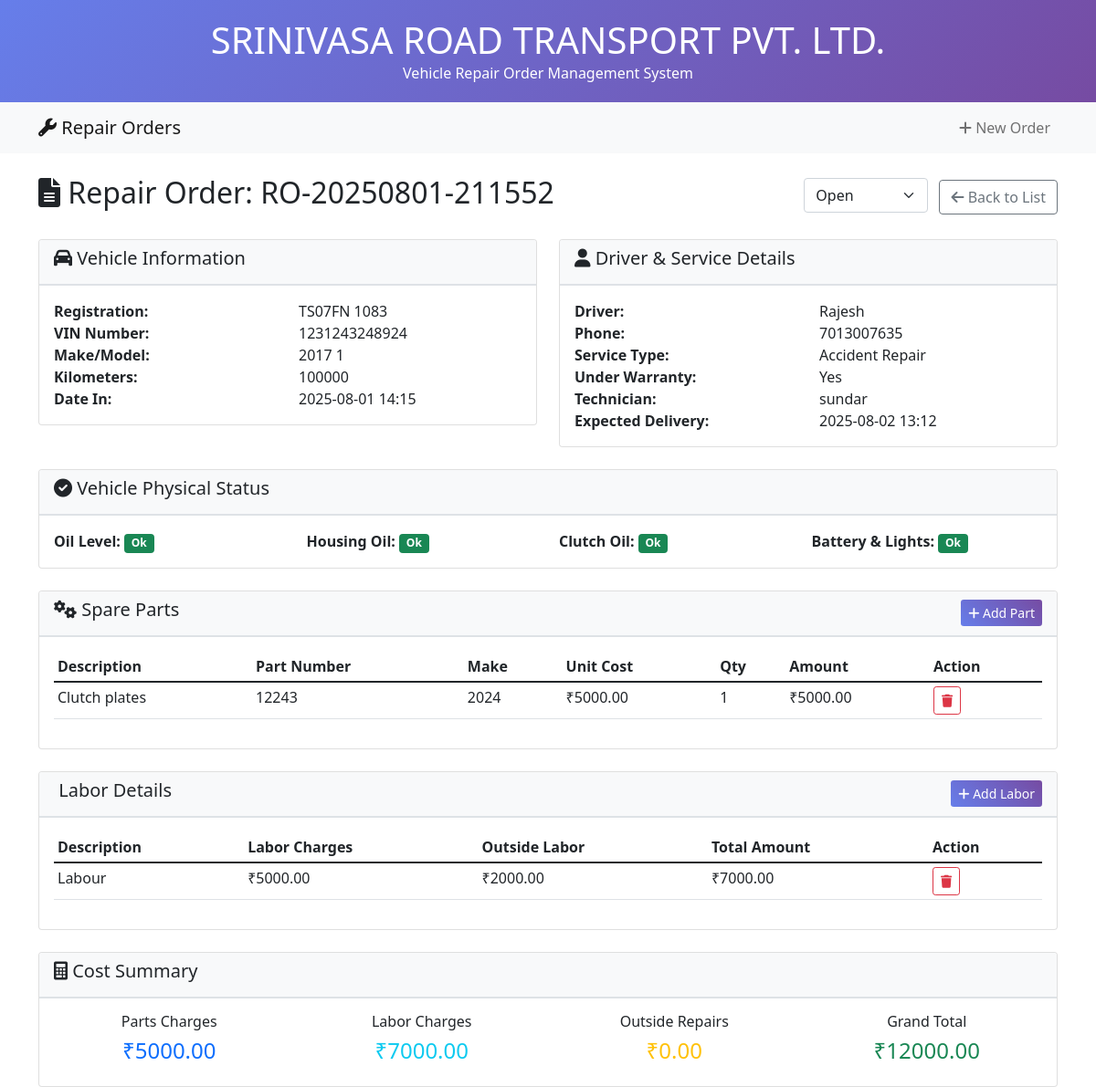
Page /order/1 on the committed database.
### tables this page shows
CREATE TABLE repair_orders (
        id INTEGER PRIMARY KEY AUTOINCREMENT,
        order_number TEXT UNIQUE,
        reg_number TEXT,
        vin_number TEXT,
        kms INTEGER,
        vehicle_in_date TEXT,
        vehicle_in_time TEXT,
        make TEXT,
        model TEXT,
        driver_name TEXT,
        phone_number TEXT,
        vehicle_came_from_site TEXT,
        site_incharge_name TEXT,
        driver_permanent TEXT,
        road_test_along TEXT,
        service_type TEXT,
        under_warranty TEXT,
        repair_estimation_cost REAL,
        expected_delivery_date TEXT,
        expected_delivery_time TEXT,
        allotted_technician TEXT,
        created_at TEXT,
        status TEXT DEFAULT 'Open'
    );

CREATE TABLE vehicle_checks (
        id INTEGER PRIMARY KEY AUTOINCREMENT,
        order_id INTEGER,
        oil_level TEXT,
        housing_oil_level TEXT,
        clutch_oil_level TEXT,
        battery_lights_check TEXT,
        general_checks_done TEXT,
        stepney_condition TEXT,
        steering_oil_level TEXT,
        other_oil_leakages TEXT,
        tyres_stepney_condition TEXT,
        FOREIGN KEY (order_id) REFERENCES repair_orders (id)
    );

CREATE TABLE spare_parts (
        id INTEGER PRIMARY KEY AUTOINCREMENT,
        order_id INTEGER,
        part_description TEXT,
        part_number TEXT,
        make TEXT,
        unit_cost REAL,
        quantity INTEGER,
        amount REAL,
        FOREIGN KEY (order_id) REFERENCES repair_orders (id)
    );

CREATE TABLE labor_details (
        id INTEGER PRIMARY KEY AUTOINCREMENT,
        order_id INTEGER,
        description TEXT,
        labor_charges REAL,
        outside_labor REAL,
        amount REAL,
        FOREIGN KEY (order_id) REFERENCES repair_orders (id)
    );

### app.py (the view)
@app.route('/order/<int:order_id>')
def view_order(order_id):
    conn = sqlite3.connect('repair_orders.db')
    c = conn.cursor()
    c.execute('SELECT * FROM repair_orders WHERE id = ?', (order_id,))
    order = c.fetchone()
    if not order:
        flash('Order not found!', 'error')
        return redirect(url_for('index'))
    c.execute('SELECT * FROM spare_parts WHERE order_id = ?', (order_id,))
    spare_parts = c.fetchall()
    c.execute('SELECT * FROM labor_details WHERE order_id = ?', (order_id,))
    labor_details = c.fetchall()
    c.execute('SELECT * FROM vehicle_checks WHERE order_id = ?', (order_id,))
    vehicle_checks = c.fetchone()
    conn.close()
    return render_template('view_order.html', order=order, spare_parts=spare_parts,
                         labor_details=labor_details, vehicle_checks=vehicle_checks)

### templates/view_order.html (shortened to what this page needs)
{% extends "base.html" %}
{% block content %}
<div class="d-flex justify-content-between align-items-center mb-4">
    <h2><i class="fas fa-file-alt"></i> Repair Order: {{ order[1] }}</h2>
    <div>
        <form method="POST" action="{{ url_for('update_status', order_id=order[0]) }}" class="d-inline">
            <select name="status" class="form-select d-inline-block w-auto me-2" onchange="this.form.submit()">
                <option value="Open" {{ 'selected' if order[22] == 'Open' else '' }}>Open</option>
            </select>
        </form>
        <a href="{{ url_for('index') }}" class="btn btn-outline-secondary">
            <i class="fas fa-arrow-left"></i> Back to List
        </a>
    </div>
</div>
<div class="row">
    <div class="col-md-6">
        <div class="card mb-4">
            <div class="card-header">
                <h5><i class="fas fa-car"></i> Vehicle Information</h5>
            </div>
            <div class="card-body">
                <div class="row">
                    <div class="col-6"><strong>Registration:</strong></div>
                    <div class="col-6">{{ order[2] }}</div>
                </div>
                <div class="row">
                    <div class="col-6"><strong>VIN Number:</strong></div>
                    <div class="col-6">{{ order[3] or 'N/A' }}</div>
                </div>
                <div class="row">
                    <div class="col-6"><strong>Make/Model:</strong></div>
                    <div class="col-6">{{ order[7] }} {{ order[8] }}</div>
                </div>
                <div class="row">
                    <div class="col-6"><strong>Kilometers:</strong></div>
                    <div class="col-6">{{ order[4] or 'N/A' }}</div>
                </div>
                <div class="row">
                    <div class="col-6"><strong>Date In:</strong></div>
                    <div class="col-6">{{ order[5] }} {{ order[6] }}</div>
                </div>
            </div>
        </div>
    </div>
    <div class="col-md-6">
        <div class="card mb-4">
            <div class="card-header">
                <h5><i class="fas fa-user"></i> Driver & Service Details</h5>
            </div>
            <div class="card-body">
                <div class="row">
                    <div class="col-6"><strong>Driver:</strong></div>
                    <div class="col-6">{{ order[9] }}</div>
                </div>
                <div class="row">
                    <div class="col-6"><strong>Phone:</strong></div>
                    <div class="col-6">{{ order[10] or 'N/A' }}</div>
                </div>
                <div class="row">
                    <div class="col-6"><strong>Service Type:</strong></div>
                    <div class="col-6">{{ order[15] or 'N/A' }}</div>
                </div>
                <div class="row">
                    <div class="col-6"><strong>Under Warranty:</strong></div>
                    <div class="col-6">{{ order[16] or 'N/A' }}</div>
                </div>
                <div class="row">
                    <div class="col-6"><strong>Technician:</strong></div>
                    <div class="col-6">{{ order[20] or 'N/A' }}</div>
                </div>
                <div class="row">
                    <div class="col-6"><strong>Expected Delivery:</strong></div>
                    <div class="col-6">{{ order[18] or 'N/A' }} {{ order[19] or '' }}</div>
                </div>
            </div>
        </div>
    </div>
</div>
{% if vehicle_checks %}
<div class="card mb-4">
    <div class="card-header">
        <h5><i class="fas fa-check-circle"></i> Vehicle Physical Status</h5>
    </div>
    <div class="card-body">
        <div class="row">
            <div class="col-md-3">
                <strong>Oil Level:</strong>
                <span class="badge bg-{{ 'success' if vehicle_checks[2] == 'Ok' else 'danger' if vehicle_checks[2] == 'Not Ok' else 'secondary' }}">
                    {{ vehicle_checks[2] or 'N/A' }}
                </span>
            </div>
            <div class="col-md-3">
                <strong>Housing Oil:</strong>
                <span class="badge bg-{{ 'success' if vehicle_checks[3] == 'Ok' else 'danger' if vehicle_checks[3] == 'Not Ok' else 'secondary' }}">
                    {{ vehicle_checks[3] or 'N/A' }}
                </span>
            </div>
            <div class="col-md-3">
                <strong>Clutch Oil:</strong>
                <span class="badge bg-{{ 'success' if vehicle_checks[4] == 'Ok' else 'danger' if vehicle_checks[4] == 'Not Ok' else 'secondary' }}">
                    {{ vehicle_checks[4] or 'N/A' }}
                </span>
            </div>
            <div class="col-md-3">
                <strong>Battery & Lights:</strong>
                <span class="badge bg-{{ 'success' if vehicle_checks[5] == 'Ok' else 'danger' if vehicle_checks[5] == 'Not Ok' else 'secondary' }}">
                    {{ vehicle_checks[5] or 'N/A' }}
                </span>
            </div>
        </div>
    </div>
</div>
{% endif %}
<div class="card mb-4">
    <div class="card-header d-flex justify-content-between align-items-center">
        <h5><i class="fas fa-cogs"></i> Spare Parts</h5>
        <button class="btn btn-sm btn-custom" data-bs-toggle="modal" data-bs-target="#addPartModal">
            <i class="fas fa-plus"></i> Add Part
        </button>
    </div>
    <div class="card-body">
        {% if spare_parts %}
            <div class="table-responsive">
                <table class="table table-sm">
                    <thead>
                        <tr>
                            <th>Description</th>
                            <th>Part Number</th>
                            <th>Make</th>
                            <th>Unit Cost</th>
                            <th>Qty</th>
                            <th>Amount</th>
                            <th>Action</th>
                        </tr>
                    </thead>
                    <tbody>
                        {% for part in spare_parts %}
                        <tr>
                            <td>{{ part[2] }}</td>
                            <td>{{ part[3] }}</td>
                            <td>{{ part[4] }}</td>
                            <td>₹{{ "%.2f"|format(part[5]) }}</td>
                            <td>{{ part[6] }}</td>
                            <td>₹{{ "%.2f"|format(part[7]) }}</td>
                            <td>
                                <a href="{{ url_for('delete_spare_part', part_id=part[0], order_id=order[0]) }}"
                                   class="btn btn-sm btn-outline-danger"
                                   onclick="return confirm('Delete this part?')">
                                    <i class="fas fa-trash"></i>
                                </a>
                            </td>
                        </tr>
                        {% endfor %}
                    </tbody>
                </table>
            </div>
        {% else %}
            <p class="text-muted text-center">No spare parts added yet.</p>
        {% endif %}
    </div>
</div>
<div class="card mb-4">
    <div class="card-header d-flex justify-content-between align-items-center">
        <h5> Labor Details</h5>
        <button class="btn btn-sm btn-custom" data-bs-toggle="modal" data-bs-target="#addLaborModal">
            <i class="fas fa-plus"></i> Add Labor
        </button>
    </div>
    <div class="card-body">
        {% if labor_details %}
            <div class="table-responsive">
                <table class="table table-sm">
                    <thead>
                        <tr>
                            <th>Description</th>
                            <th>Labor Charges</th>
                            <th>Outside Labor</th>
                            <th>Total Amount</th>
                            <th>Action</th>
                        </tr>
                    </thead>
                    <tbody>
                        {% for labor in labor_details %}
                        <tr>
                            <td>{{ labor[2] }}</td>
                            <td>₹{{ "%.2f"|format(labor[3]) }}</td>
                            <td>₹{{ "%.2f"|format(labor[4]) }}</td>
                            <td>₹{{ "%.2f"|format(labor[5]) }}</td>
                            <td>
                                <a href="{{ url_for('delete_labor', labor_id=labor[0], order_id=order[0]) }}"
                                   class="btn btn-sm btn-outline-danger"
                                   onclick="return confirm('Delete this labor entry?')">
                                    <i class="fas fa-trash"></i>
                                </a>
                            </td>
                        </tr>
                        {% endfor %}
                    </tbody>
                </table>
            </div>
        {% else %}
            <p class="text-muted text-center">No labor details added yet.</p>
        {% endif %}
    </div>
</div>
<div class="card">
    <div class="card-header">
        <h5><i class="fas fa-calculator"></i> Cost Summary</h5>
    </div>
    <div class="card-body">
        <div class="row" id="costSummary">
            <div class="col-md-3">
                <div class="text-center">
                    <h6>Parts Charges</h6>
                    <h4 class="text-primary" id="partsTotal">₹0.00</h4>
                </div>
            </div>
            <div class="col-md-3">
                <div class="text-center">
                    <h6>Labor Charges</h6>
                    <h4 class="text-info" id="laborTotal">₹0.00</h4>
                </div>
            </div>
            <div class="col-md-3">
                <div class="text-center">
                    <h6>Outside Repairs</h6>
                    <h4 class="text-warning">₹0.00</h4>
                </div>
            </div>
            <div class="col-md-3">
                <div class="text-center">
                    <h6>Grand Total</h6>
                    <h4 class="text-success" id="grandTotal">₹0.00</h4>
                </div>
            </div>
        </div>
    </div>
</div>
{% endblock %}

### templates/base.html (shortened to what this page needs)
<!DOCTYPE html>
<html lang="en">
<head>
    <link href="https://cdn.jsdelivr.net/npm/bootstrap@5.1.3/dist/css/bootstrap.min.css" rel="stylesheet">
    <link href="https://cdnjs.cloudflare.com/ajax/libs/font-awesome/6.0.0/css/all.min.css" rel="stylesheet">
</head>
<body>
    <div class="company-header">
        <div class="container">
            <h1 class="text-center mb-0">SRINIVASA ROAD TRANSPORT PVT. LTD.</h1>
            <p class="text-center mb-0">Vehicle Repair Order Management System</p>
        </div>
    </div>
    <nav class="navbar navbar-expand-lg navbar-light bg-light">
        <div class="container">
            <a class="navbar-brand" href="{{ url_for('index') }}">
                <i class="fas fa-wrench"></i> Repair Orders
            </a>
            <div class="navbar-nav">
                <a class="nav-link" href="{{ url_for('create_order') }}">
                    <i class="fas fa-plus"></i> New Order
                </a>
            </div>
        </div>
    </nav>
    <div class="container mt-4">
        {% block content %}{% endblock %}
    </div>
</body>
</html>

### templates/base.html (style rules this page uses)
.company-header { background: linear-gradient(135deg, #667eea 0%, #764ba2 100%); color: white; padding: 20px 0; }
.card-header { background-color: #f8f9fa; border-bottom: 2px solid #dee2e6; }
.btn-custom { background: linear-gradient(45deg, #667eea, #764ba2); border: none; color: white; }

### rows in the picture
repair_orders: order_number "RO-20250801-211552", reg_number "TS07FN 1083", vin_number "1231243248924", make "2017", model "1", kms "100000", vehicle_in_date "2025-08-01", vehicle_in_time "14:15", driver_name "Rajesh", phone_number "7013007635", service_type "Accident Repair", under_warranty "Yes", allotted_technician "sundar", expected_delivery_date "2025-08-02", expected_delivery_time "13:12"
vehicle_checks: oil_level "Ok", housing_oil_level "Ok", clutch_oil_level "Ok", battery_lights_check "Ok"
spare_parts: part_description "Clutch plates", part_number "12243", make "2024", unit_cost "5000.00", quantity "1", amount "5000.00"
labor_details: description "Labour", labor_charges "5000.00", outside_labor "2000.00", amount "7000.00"
